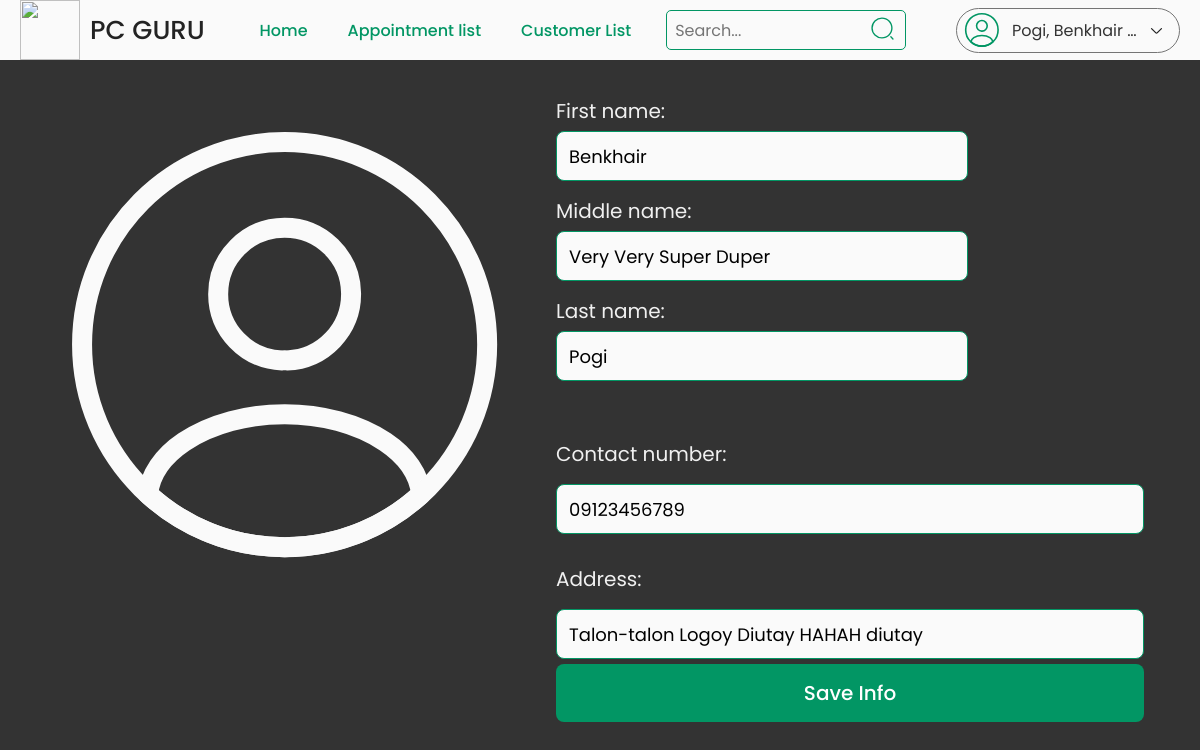
Screenshot of /admin/edit-customer.php?customer_id=5 (signed in) with the database file from the repository.
### tables this page shows
CREATE TABLE `customer` (
  `customer_id` int(11) NOT NULL,
  `email` varchar(100) NOT NULL,
  `password` varchar(100) NOT NULL,
  `first_name` varchar(100) NOT NULL,
  `middle_name` varchar(100) DEFAULT NULL,
  `last_name` varchar(100) NOT NULL,
  `contact_num` varchar(100) NOT NULL,
  `address` varchar(100) NOT NULL,
  `created_at` timestamp NOT NULL DEFAULT current_timestamp(),
  `updated_at` timestamp NOT NULL DEFAULT current_timestamp() ON UPDATE current_timestamp()
);

### class/admin.class.php (called while the page is built, shortened)
<?php
    include_once 'database.php';
    class Admin{
        protected $db;
        function __construct(){
            $this->db = new Database;
        }
        function getInfo($admin_id){
            $sql = 'SELECT * FROM admin WHERE admin_id = :admin_id;';
            $query = $this->db->connect()->prepare($sql);
            $query->bindParam(':admin_id', $admin_id);
            if($query->execute()){
                $data = $query->fetch();
            }
            return $data;
        }
    }
?>

### class/database.php (called while the page is built)
<?php
    class Database{
        private $host = 'localhost';
        private $username = 'root';
        private $password = '';
        private $database = 'pc_repair';
        protected $connection;
        function connect(){
            try{
                $this->connection = new PDO("mysql:host=$this->host;dbname=$this->database",
                                            $this->username, $this->password);
            }
            catch(PDOException $e){
                echo 'Connection Error ' . $e->getMessage();
            }
            return $this->connection;
        }
    }
?>

### class/customer.class.php (called while the page is built, shortened)
<?php
    include_once 'database.php';
    class Customer{
        protected $db;
        function __construct(){
            $this->db = new Database;
        }
        function getInfo($customer_id){
            $sql = 'SELECT * FROM customer WHERE customer_id = :customer_id;';
            $query = $this->db->connect()->prepare($sql);
            $query->bindParam(':customer_id', $customer_id);
            if($query->execute()){
                $data = $query->fetch();
            }
            return $data;
        }
    }
?>

### admin/edit-customer.php (the view, shortened to what this page needs)
<?php
    include_once '../class/customer.class.php';
    $customer = new Customer;
    if(isset($_GET['customer_id'])){
        $page_title = 'Edit user info';
        $customer_id = $_GET['customer_id'];
        if($customer->getInfo($customer_id)){
            $customer_info = $customer->getInfo($customer_id);
        }
        else{
            header('location: home.php?error_message=An error has been occured, please try again later.');
        }
    }
    else{
        header('location: home.php?error_message=An error has been occured, please try again later.');
    }
    include_once '../includes/admin/header.php';
    include_once '../includes/admin/navbar.php';
?>
<form class="product-info edit" method="post">
    <div class="img-cont user-info">
        <img src="../images/icons/random/profile-cust-list.svg">
    </div>
    <div class="right-side">
        <div class="info">
            <div class="user-info-inputs-cont">
                <span>First name: </span>
                <input type="text" name="fname" placeholder="Enter first name" value="<?= $customer_info['first_name'] ?>">
                <span>Middle name: </span>
                <input type="text" name="mname" placeholder="Enter middle name" value="<?= $customer_info['middle_name'] ?>">
                <span>Last name: </span>
                <input type="text" name="lname" placeholder="Enter last name" value="<?= $customer_info['last_name'] ?>">
            </div>
            <div class="description user-desc-inputs-cont">
                <div>
                    <span>Contact number: </span>
                    <input type="text" name="contact_num" placeholder="Enter contact numer" value="<?= $customer_info['contact_num'] ?>">
                </div>
                <div>
                    <span>Address: </span>
                    <input type="text" name="address" placeholder="Enter address" value="<?= $customer_info['address'] ?>">
                </div>
            </div>
        </div>
        <button type="button" class="action-btn">Save Info</button>
    </div>
</form>
<?php
    include_once '../includes/admin/footer.php';
?>

### includes/admin/navbar.php (shortened to what this page needs)
<header class="header">
    <nav>
        <a href="home.php" class="logo">
            <img src="../images/icons/logo/12.png">
            <p>PC GURU</p>
        </a>
        <div class="mid-content">
            <a href="home.php" class="<?= $page_title === 'Admin | Home' ? 'active' : '' ?>">Home</a>
            <a href="appointment.php" class="<?= $page_title === 'Appointment List' ? 'active' : '' ?>">Appointment list</a>
            <a href="customer-list.php" class="<?= $page_title === 'Customer List' ? 'active' : '' ?>">Customer List</a>
            <div class="search">
                <input type="text" placeholder="Search...">
                <img src="../images/icons/random/search.svg">
            </div>
        </div>
        <div class="account">
            <img src="../images/icons/random/profile.svg">
            <p class="name">
                <?= $admin['last_name'] . ', ' . $admin['first_name'] . ' ' . $admin['middle_name'] ?>
            </p>
            <img src="../images/icons/random/arrowdown.svg">
        </div>
    </nav>
</header>

### rows the page displays
customer: fname "Benkhair", mname "Very Very Super Duper", lname "Pogi", contact_num "09123456789", address "Talon-talon Logoy Diutay HAHAH diutay"

### other values shown
$admin['last_name'] "Pogi"
$admin['first_name'] "Benkhair"
$admin['middle_name'] "Z."
